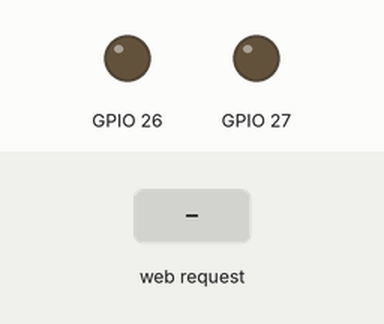
Bench run of a sketch on a simulated ESP32. Shown: output pins drawn as LEDs (lit = HIGH). The test bench sets the inputs (shaded band). WiFi joins after 1.5 s; servers stay silent unless stated; what the sketch prints to the serial monitor is not drawn.

Above: at 2.7 s.
2.8 s: HTTP request GET /26/on received
At 3.4 s:
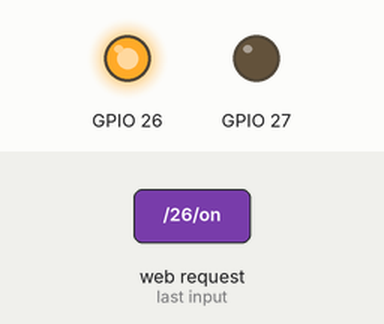
4.3 s: HTTP request GET /27/on received
At 5.5 s:
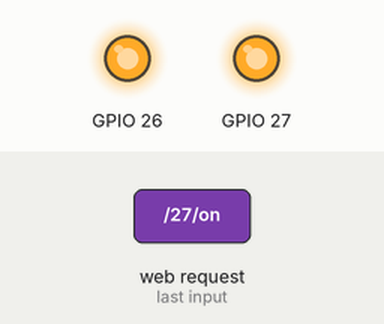
5.8 s: HTTP request GET /26/off received
At 6.9 s:
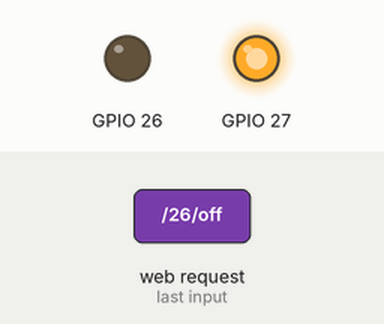
7.3 s: HTTP request GET /27/off received
At 8.0 s:
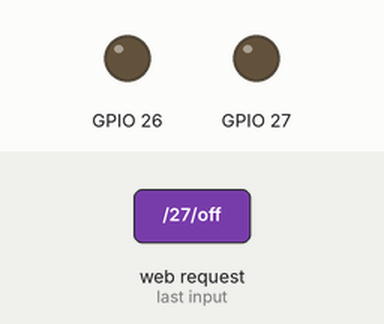
Timing chart, 0 to 9.8 s (numbered marks = the images above; inputs shaded):
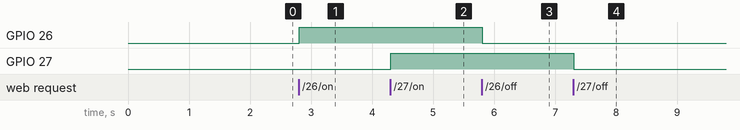

The sketch:

web_Server.ino
```cpp
//Load WiFi library
#include <WiFi.h>

//Configure WiFi credentials
const char* ssid = "ENTER YOUR WIFI SSID";
const char* password = "ENTER YOUR WIFI PASSWORD";

//Create a server on port 80
WiFiServer server(80);

//Variable for storing HTTP header
String header;

//Track the GPIO states
String output26state = "off";
String output27state = "off";

const int output26 = 26;
const int output27 = 27;

//Time tracking for client requests
unsigned long currentTime = millis();
unsigned long previousTime = 0;
const long timeoutTime = 2000;

void setup() {
    Serial.begin(115200);
    //Initialize GPIO pins
    pinMode(26, OUTPUT);
    pinMode(27, OUTPUT);

    //Set default LOW for both pins
    digitalWrite(26, LOW);
    digitalWrite(27, LOW);

    //Connect to the specified WiFi
    Serial.println("Connecting to ");
    Serial.println(ssid);
    WiFi.begin(ssid, password);
    while (WiFi.status() != WL_CONNECTED) {
        delay(500);
        Serial.print(".");
    }

    //Print connection details
    Serial.println("");
    Serial.println("WiFi connected");
    Serial.println("IP address: ");
    Serial.println(WiFi.localIP());

    //Start the server
    server.begin();
}

void loop() {
    //Listen for incoming clients
    WiFiClient client = server.available();

    if (client) {
        currentTime = millis();
        previousTime = currentTime;
        Serial.println("New Client.");
        String currentLine = "";
        //Stay in this loop while client is connected or until timeout
        while (client.connected() && currentTime - previousTime <= timeoutTime) {
            currentTime = millis();
            if (client.available()) {
                char c = client.read();
                Serial.write(c);
                //Accumulate the HTTP request
                header += c;

                //If we have a newline, process
                if (c == '\n') {
                    //Header ends, send response
                    if (currentLine.length() == 0) {
                        client.println("HTTP/1.1 200 OK");
                        client.println("Content-type:text/html");
                        client.println("Connection: close");
                        client.println();

                        //Check for GPIO control commands
                        if (header.indexOf("GET /26/on") >= 0) {
                            Serial.println("GPIO 26 on");
                            output26state = "on";
                            digitalWrite(26, HIGH);
                        } else if (header.indexOf("GET /26/off") >= 0) {
                            Serial.println("GPIO 26 off");
                            output26state = "off";
                            digitalWrite(26, LOW);
                        } else if (header.indexOf("GET /27/on") >= 0) {
                            Serial.println("GPIO 27 on");
                            output27state = "on";
                            digitalWrite(27, HIGH);
                        } else if (header.indexOf("GET /27/off") >= 0) {
                            Serial.println("GPIO 27 off");
                            output27state = "off";
                            digitalWrite(27, LOW);
                        }

                        //Send basic HTML with the current states
                        client.println("<!DOCTYPE html><html>");
                        client.println("<head><meta name=\"viewport\" content=\"width=device-width, initial-scale=1\">");
                        client.println("<link rel=\"stylesheet\" href=\"https://cdnjs.cloudflare.com/ajax/libs/font-awesome/5.15.4/css/all.min.css\">");
                        client.println("<style>");
                        client.println("body { font-family: Arial, sans-serif; margin: 0; text-align: center; background: #f4f4f9; color: #333; }");
                        client.println("h1 { background: #007bff; color: white; padding: 10px 0; margin: 0; }");
                        client.println(".container { padding: 20px; }");
                        client.println(".button { background-color: #007bff; border: none; color: white; padding: 15px 30px; text-decoration: none; font-size: 18px; margin: 10px; border-radius: 5px; cursor: pointer; }");
                        client.println(".button:hover { background-color: #0056b3; }");
                        client.println(".button.off { background-color: #6c757d; }");
                        client.println(".button.off:hover { background-color: #5a6268; }");
                        client.println(".status { font-size: 20px; margin: 20px 0; }");
                        client.println("</style></head>");
                        client.println("<body>");
                        client.println("<h1>ESP32 Web Server</h1>");
                        client.println("<div class=\"container\">");
                        //Show GPIO 26 state and control buttons
                        client.println("<div class=\"status\">GPIO 26 - State: " + output26state + "</div>");
                        client.println("<a href=\"/26/on\" class=\"button\">Turn ON</a>");
                        client.println("<a href=\"/26/off\" class=\"button off\">Turn OFF</a>");
                        //Show GPIO 27 state and control buttons
                        client.println("<div class=\"status\">GPIO 27 - State: " + output27state + "</div>");
                        client.println("<a href=\"/27/on\" class=\"button\">Turn ON</a>");
                        client.println("<a href=\"/27/off\" class=\"button off\">Turn OFF</a>");
                        client.println("</div>");
                        client.println("</body></html>");

                        //Close the HTTP response
                        client.println();
                        break;
                    } else {
                        //Reset the current line
                        currentLine = "";
                    }
                } else if (c != '\r') {
                    //Add characters (except \r) to the current line
                    currentLine += c;
                }
            }
        }
        //Clear header and disconnect
        header = "";
        client.stop();
        Serial.println("Client disconnected.");
        Serial.println("");
    }
}
```

Measured:
- after the input at 2.8 s, GPIO 26: LOW → HIGH at once
- after the input at 4.3 s, GPIO 27: LOW → HIGH at once
- after the input at 5.8 s, GPIO 26: HIGH → LOW at once
- after the input at 7.3 s, GPIO 27: HIGH → LOW at once
